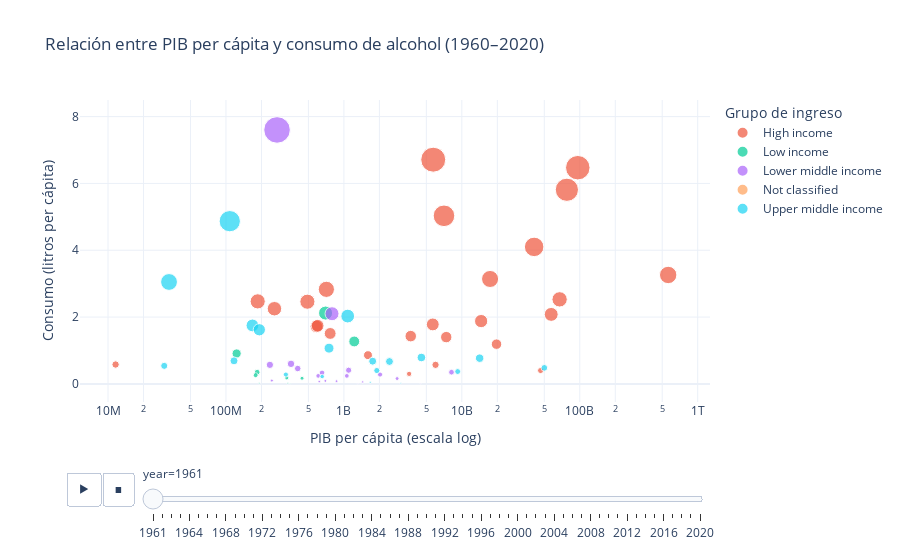

Source (notebook cell):
### Markdown cell above
## ⚖️ Relación entre PIB per cápita y consumo de alcohol

Visualizamos cómo evoluciona la relación entre riqueza y consumo de alcohol 
a lo largo de los años (animación estilo Hans Rosling).

### Code cell
import polars as pl
import pandas as pd
import plotly.express as px

# Base limpia para el scatter
base = (
    df.filter(
        pl.col("gdp_per_capita_usd").is_not_null() &
        pl.col("litres_per_capita").is_not_null()
    )
    .with_columns(
        pl.when(pl.col("litres_per_capita") < 0).then(0).otherwise(pl.col("litres_per_capita")).alias("litres_per_capita"),
        pl.col("year").cast(pl.Int32)
    )
)

# 1) Encontrar un año que tenga TODAS las categorías de income_group
grp_per_year = (
    base.group_by("year")
        .agg(pl.col("income_group").n_unique().alias("cats"))
        .sort("year")
)

full_years = grp_per_year.filter(pl.col("cats") >= 5)["year"].to_list()
# fallback: si por alguna razón no hay 5, usa el primero con el máximo disponible
if not full_years:
    max_cats = grp_per_year["cats"].max()
    full_years = grp_per_year.filter(pl.col("cats") == max_cats)["year"].to_list()

first_year = int(full_years[0])

# 2) Orden de frames: arrancamos por el año "completo"
years_sorted = sorted(base["year"].unique().to_list())
years_sorted = [first_year] + [y for y in years_sorted if y != first_year]

# 3) Pasar a pandas y castear year a CATEGORÍA ORDENADA
df_scatter = (
    base.sort(["income_group", "year"])
        .to_pandas()
)
df_scatter["year"] = pd.Categorical(df_scatter["year"].astype(str),
                                    categories=[str(y) for y in years_sorted],
                                    ordered=True)

# 4) (Opcional) rangos fijos para más estabilidad de la animación
rx = [df_scatter["gdp_per_capita_usd"].min()*0.9, df_scatter["gdp_per_capita_usd"].max()*1.1]
ry = [0, df_scatter["litres_per_capita"].max()*1.1]

fig = px.scatter(
    df_scatter,
    x="gdp_per_capita_usd",
    y="litres_per_capita",
    color="income_group",
    size="litres_per_capita",
    animation_frame="year",
    animation_group="country",              # 💡 clave para animaciones consistentes
    hover_name="country",
    title="Relación entre PIB per cápita y consumo de alcohol (1960–2020)",
    labels={"gdp_per_capita_usd": "PIB per cápita (USD)",
            "litres_per_capita": "Consumo (litros per cápita)"},
    log_x=True,
    size_max=30,
    category_orders={"year": [str(y) for y in years_sorted]}
    # , range_x=rx, range_y=ry             # ← descomenta si quieres fijar rangos
)

fig.update_layout(template="plotly_white", legend_title_text="Grupo de ingreso",
                  xaxis_title="PIB per cápita (escala log)",
                  yaxis_title="Consumo (litros per cápita)")
fig.show()

### Figure 1 — Plotly figure (JSON) as saved in the notebook; plotly's stock layout.template omitted (floating-point values rounded to 4 significant figures)
{"data": [{"hovertemplate": "<b>%{hovertext}</b><br><br>income_group=High income<br>year=1961<br>PIB per cápita (USD)=%{x}<br>Consumo (litros per cápita)=%{marker.size}<extra></extra>", "hovertext": ["Luxembourg", "Israel", "Canada", "Uruguay", "Sweden", "Canada", "New Zealand", "Norway", "Germany", "Denmark", "Australia", "Trinidad and Tobago", "Iceland", "Italy", "Sweden", "United States", "Portugal", "France", "Germany", "France", "Japan", "United States", "Seychelles", "Singapore", "Netherlands", "Trinidad and Tobago", "Saudi Arabia", "Costa Rica", "Norway", "Singapore", "Guyana", "Denmark", "United Kingdom", "Italy", "New Zealand", "Saudi Arabia", "Luxembourg", "Finland", "Panama", "Australia", "Israel", "Panama", "Uruguay", "Iceland", "United Kingdom", "Austria", "Guyana", "Japan", "Costa Rica", "Seychelles", "Finland", "Netherlands", "Austria", "Portugal"], "ids": ["Luxembourg", "Israel", "Canada", "Uruguay", "Sweden", "Canada", "New Zealand", "Norway", "Germany", "Denmark", "Australia", "Trinidad and Tobago", "Iceland", "Italy", "Sweden", "United States", "Portugal", "France", "Germany", "France", "Japan", "United States", "Seychelles", "Singapore", "Netherlands", "Trinidad and Tobago", "Saudi Arabia", "Costa Rica", "Norway", "Singapore", "Guyana", "Denmark", "United Kingdom", "Italy", "New Zealand", "Saudi Arabia", "Luxembourg", "Finland", "Panama", "Australia", "Israel", "Panama", "Uruguay", "Iceland", "United Kingdom", "Austria", "Guyana", "Japan", "Costa Rica", "Seychelles", "Finland", "Netherlands", "Austria", "Portugal"], "legendgroup": "High income", "marker": {"color": "#EF553B", "size": [2.83, 1.43, 4.1, 0.86, 3.14, 2.31, 6.71, 1.78, 6.47, 5.03, 1.19, 1.72, 2.25, 0.4, 2.35, 3.26, 0.3, 2.53, 2.7, 2.95, 2.08, 3.67, 0.58, 1.51, 1.88, 0.96, 0.0, 2.46, 1.75, 0.46, 2.47, 0.99, 5.81, 1.59, 1.58, 0.0, 4.5, 0.57, 1.74, 6.36, 1.01, 1.59, 2.53, 0.62, 1.04, 1.4, 0.72, 0.99, 0.64, 0.4, 0.94, 1.69, 4.9, 0.6], "sizemode": "area", "sizeref": 0.02156, "symbol": "circle"}, "mode": "markers", "name": "High income", "orientation": "v", "showlegend": true, "type": "scatter", "x": [710200000.0, 3687000000.0, 41040000000.0, 1600000000.0, 17350000000.0, 41040000000.0, 5722000000.0, 5670000000.0, 96210000000.0, 7058000000.0, 19680000000.0, 585000000.0, 257700000.0, 46540000000.0, 17350000000.0, 561900000000.0, 3574000000.0, 67460000000.0, 96210000000.0, 67460000000.0, 57270000000.0, 561900000000.0, 11590000.0, 764600000.0, 14580000000.0, 585000000.0, 1921000000.0, 490300000.0, 5670000000.0, 764600000.0, 185800000.0, 7058000000.0, 77740000000.0, 46540000000.0, 5722000000.0, 1921000000.0, 710200000.0, 5984000000.0, 599000000.0, 19680000000.0, 3687000000.0, 599000000.0, 1600000000.0, 257700000.0, 77740000000.0, 7375000000.0, 185800000.0, 57270000000.0, 490300000.0, 11590000.0, 5984000000.0, 14580000000.0, 7375000000.0, 3574000000.0], "xaxis": "x", "y": [2.83, 1.43, 4.1, 0.86, 3.14, 2.31, 6.71, 1.78, 6.47, 5.03, 1.19, 1.72, 2.25, 0.4, 2.35, 3.26, 0.3, 2.53, 2.7, 2.95, 2.08, 3.67, 0.58, 1.51, 1.88, 0.96, 0.0, 2.46, 1.75, 0.46, 2.47, 0.99, 5.81, 1.59, 1.58, 0.0, 4.5, 0.57, 1.74, 6.36, 1.01, 1.59, 2.53, 0.62, 1.04, 1.4, 0.72, 0.99, 0.64, 0.4, 0.94, 1.69, 4.9, 0.6], "yaxis": "y"}, {"hovertemplate": "<b>%{hovertext}</b><br><br>income_group=Low income<br>year=1961<br>PIB per cápita (USD)=%{x}<br>Consumo (litros per cápita)=%{marker.size}<extra></extra>", "hovertext": ["Somalia", "Burundi", "Burundi", "Central African Republic", "Liberia", "Rwanda", "Uganda", "Somalia", "Rwanda", "Liberia", "Burkina Faso", "Togo", "Madagascar", "Sudan", "Sierra Leone", "Central African Republic", "Togo", "Niger", "Chad", "Chad", "Sudan", "Sierra Leone", "Uganda", "Niger", "Madagascar", "Burkina Faso"], "ids": ["Somalia", "Burundi", "Burundi", "Central African Republic", "Liberia", "Rwanda", "Uganda", "Somalia", "Rwanda", "Liberia", "Burkina Faso", "Togo", "Madagascar", "Sudan", "Sierra Leone", "Central African Republic", "Togo", "Niger", "Chad", "Chad", "Sudan", "Sierra Leone", "Uganda", "Niger", "Madagascar", "Burkina Faso"], "legendgroup": "Low income", "marker": {"color": "#00cc96", "size": [0.02, 0.0, 1.4, 0.91, 0.35, 0.0, 0.17, 0.01, 0.0, 1.25, 0.01, 0.26, 2.12, 1.27, 0.18, 0.07, 2.15, 0.0, 0.02, 0.18, 0.02, 0.05, 0.24, 0.05, 0.08, 0.28], "sizemode": "area", "sizeref": 0.02156, "symbol": "circle"}, "mode": "markers", "name": "Low income", "orientation": "v", "showlegend": true, "type": "scatter", "x": [191700000.0, 203000000.0, 203000000.0, 123100000.0, 183900000.0, 122000000.0, 441500000.0, 191700000.0, 122000000.0, 183900000.0, 350200000.0, 178500000.0, 699200000.0, 1224000000.0, 328000000.0, 123100000.0, 178500000.0, 485800000.0, 334000000.0, 334000000.0, 1224000000.0, 328000000.0, 441500000.0, 485800000.0, 699200000.0, 350200000.0], "xaxis": "x", "y": [0.02, 0.0, 1.4, 0.91, 0.35, 0.0, 0.17, 0.01, 0.0, 1.25, 0.01, 0.26, 2.12, 1.27, 0.18, 0.07, 2.15, 0.0, 0.02, 0.18, 0.02, 0.05, 0.24, 0.05, 0.08, 0.28], "yaxis": "y"}, {"hovertemplate": "<b>%{hovertext}</b><br><br>income_group=Lower middle income<br>year=1961<br>PIB per cápita (USD)=%{x}<br>Consumo (litros per cápita)=%{marker.size}<extra></extra>", "hovertext": ["Morocco", "Cameroon", "Eswatini", "Zimbabwe", "Eswatini", "Honduras", "Myanmar", "Papua New Guinea", "Cameroon", "Benin", "Honduras", "Morocco", "Haiti", "Ghana", "Nigeria", "Benin", "Pakistan", "Haiti", "Kenya", "Bolivia", "Sri Lanka", "Lesotho", "Nepal", "Bangladesh", "Mauritania", "India", "Mauritania", "Senegal", "Pakistan", "Tunisia", "Philippines", "Tunisia", "Cote d'Ivoire", "Ghana", "Sri Lanka", "Lesotho", "Tanzania", "India", "Nigeria", "Senegal", "Kenya", "Bolivia", "Cote d'Ivoire", "Nepal", "Zambia", "Papua New Guinea", "Tanzania", "Philippines", "Zambia", "Myanmar", "Bangladesh", "Zimbabwe"], "ids": ["Morocco", "Cameroon", "Eswatini", "Zimbabwe", "Eswatini", "Honduras", "Myanmar", "Papua New Guinea", "Cameroon", "Benin", "Honduras", "Morocco", "Haiti", "Ghana", "Nigeria", "Benin", "Pakistan", "Haiti", "Kenya", "Bolivia", "Sri Lanka", "Lesotho", "Nepal", "Bangladesh", "Mauritania", "India", "Mauritania", "Senegal", "Pakistan", "Tunisia", "Philippines", "Tunisia", "Cote d'Ivoire", "Ghana", "Sri Lanka", "Lesotho", "Tanzania", "India", "Nigeria", "Senegal", "Kenya", "Bolivia", "Cote d'Ivoire", "Nepal", "Zambia", "Papua New Guinea", "Tanzania", "Philippines", "Zambia", "Myanmar", "Bangladesh", "Zimbabwe"], "legendgroup": "Lower middle income", "marker": {"color": "#ab63fa", "size": [0.28, 0.33, 0.0, 0.41, 7.03, 0.6, 0.24, 0.1, 0.09, 0.57, 0.68, 0.33, 7.6, 0.01, 0.01, 0.13, 0.0, 0.01, 2.1, 0.46, 0.06, 0.0, 0.0, 0.0, 0.0, 0.0, 0.04, 0.24, 0.01, 0.08, 0.35, 0.43, 0.07, 0.3, 0.29, 0.97, 0.16, 0.71, 0.07, 0.06, 0.38, 0.87, 0.93, 0.0, 0.09, 0.18, 0.13, 0.35, 0.38, 0.01, 0.0, 0.25], "sizemode": "area", "sizeref": 0.02156, "symbol": "circle"}, "mode": "markers", "name": "Lower middle income", "orientation": "v", "showlegend": true, "type": "scatter", "x": [2026000000.0, 652800000.0, 43030000.0, 1097000000.0, 43030000.0, 356200000.0, 605600000.0, 244800000.0, 652800000.0, 235700000.0, 356200000.0, 2026000000.0, 271100000.0, 1310000000.0, 4467000000.0, 235700000.0, 4119000000.0, 271100000.0, 793000000.0, 406000000.0, 1444000000.0, 35700000.0, 532000000.0, 4818000000.0, 159200000.0, 39230000000.0, 159200000.0, 1059000000.0, 4119000000.0, 866200000.0, 8171000000.0, 866200000.0, 618200000.0, 1310000000.0, 1444000000.0, 35700000.0, 2826000000.0, 39230000000.0, 4467000000.0, 1059000000.0, 793000000.0, 406000000.0, 618200000.0, 532000000.0, 696300000.0, 244800000.0, 2826000000.0, 8171000000.0, 696300000.0, 605600000.0, 4818000000.0, 1097000000.0], "xaxis": "x", "y": [0.28, 0.33, 0.0, 0.41, 7.03, 0.6, 0.24, 0.1, 0.09, 0.57, 0.68, 0.33, 7.6, 0.01, 0.01, 0.13, 0.0, 0.01, 2.1, 0.46, 0.06, 0.0, 0.0, 0.0, 0.0, 0.0, 0.04, 0.24, 0.01, 0.08, 0.35, 0.43, 0.07, 0.3, 0.29, 0.97, 0.16, 0.71, 0.07, 0.06, 0.38, 0.87, 0.93, 0.0, 0.09, 0.18, 0.13, 0.35, 0.38, 0.01, 0.0, 0.25], "yaxis": "y"}, {"hovertemplate": "<b>%{hovertext}</b><br><br>income_group=Not classified<br>year=1961<br>PIB per cápita (USD)=%{x}<br>Consumo (litros per cápita)=%{marker.size}<extra></extra>", "hovertext": ["Ethiopia", "Ethiopia"], "ids": ["Ethiopia", "Ethiopia"], "legendgroup": "Not classified", "marker": {"color": "#FFA15A", "size": [0.0, 0.86], "sizemode": "area", "sizeref": 0.02156, "symbol": "circle"}, "mode": "markers", "name": "Not classified", "orientation": "v", "showlegend": true, "type": "scatter", "x": [1681000000.0, 1681000000.0], "xaxis": "x", "y": [0.0, 0.86], "yaxis": "y"}, {"hovertemplate": "<b>%{hovertext}</b><br><br>income_group=Upper middle income<br>year=1961<br>PIB per cápita (USD)=%{x}<br>Consumo (litros per cápita)=%{marker.size}<extra></extra>", "hovertext": ["Libya", "Libya", "Colombia", "Malaysia", "Thailand", "Jamaica", "Gabon", "Dominican Republic", "Ecuador", "Gabon", "Belize", "Suriname", "South Africa", "Thailand", "Suriname", "Mexico", "Paraguay", "Fiji", "Ecuador", "Paraguay", "South Africa", "Fiji", "Mexico", "Dominican Republic", "Guatemala", "Botswana", "Guatemala", "Malaysia", "Iraq", "Colombia", "Jamaica", "China", "Mauritius", "Botswana", "Belize", "Algeria", "Algeria", "Mauritius", "Iraq", "China"], "ids": ["Libya", "Libya", "Colombia", "Malaysia", "Thailand", "Jamaica", "Gabon", "Dominican Republic", "Ecuador", "Gabon", "Belize", "Suriname", "South Africa", "Thailand", "Suriname", "Mexico", "Paraguay", "Fiji", "Ecuador", "Paraguay", "South Africa", "Fiji", "Mexico", "Dominican Republic", "Guatemala", "Botswana", "Guatemala", "Malaysia", "Iraq", "Colombia", "Jamaica", "China", "Mauritius", "Botswana", "Belize", "Algeria", "Algeria", "Mauritius", "Iraq", "China"], "legendgroup": "Upper middle income", "marker": {"color": "#19d3f3", "size": [0.0, 0.22, 0.79, 0.4, 0.02, 1.07, 1.75, 0.22, 0.68, 0.26, 0.54, 4.87, 0.37, 0.24, 1.22, 0.77, 0.28, 0.69, 0.55, 2.83, 2.23, 0.53, 1.84, 0.95, 2.03, 3.05, 0.33, 0.17, 0.05, 3.65, 0.9, 0.48, 1.62, 0.41, 4.44, 0.67, 0.29, 0.76, 0.46, 0.01], "sizemode": "area", "sizeref": 0.02156, "symbol": "circle"}, "mode": "markers", "name": "Upper middle income", "orientation": "v", "showlegend": true, "type": "scatter", "x": [443900000.0, 443900000.0, 4540000000.0, 1902000000.0, 3034000000.0, 748000000.0, 167600000.0, 654100000.0, 1754000000.0, 167600000.0, 29960000.0, 107700000.0, 9226000000.0, 3034000000.0, 107700000.0, 14160000000.0, 322100000.0, 117000000.0, 1754000000.0, 322100000.0, 9226000000.0, 117000000.0, 14160000000.0, 654100000.0, 1077000000.0, 32900000.0, 1077000000.0, 1902000000.0, 1672000000.0, 4540000000.0, 748000000.0, 50060000000.0, 191800000.0, 32900000.0, 29960000.0, 2435000000.0, 2435000000.0, 191800000.0, 1672000000.0, 50060000000.0], "xaxis": "x", "y": [0.0, 0.22, 0.79, 0.4, 0.02, 1.07, 1.75, 0.22, 0.68, 0.26, 0.54, 4.87, 0.37, 0.24, 1.22, 0.77, 0.28, 0.69, 0.55, 2.83, 2.23, 0.53, 1.84, 0.95, 2.03, 3.05, 0.33, 0.17, 0.05, 3.65, 0.9, 0.48, 1.62, 0.41, 4.44, 0.67, 0.29, 0.76, 0.46, 0.01], "yaxis": "y"}], "layout": {"legend": {"itemsizing": "constant", "title": {"text": "Grupo de ingreso"}, "tracegroupgap": 0}, "sliders": [{"active": 0, "currentvalue": {"prefix": "year="}, "len": 0.9, "pad": {"b": 10, "t": 60}, "steps": [{"args": [["1961"], {"frame": {"duration": 0, "redraw": false}, "fromcurrent": true, "mode": "immediate", "transition": {"duration": 0, "easing": "linear"}}], "label": "1961", "method": "animate"}, {"args": [["1960"], {"frame": {"duration": 0, "redraw": false}, "fromcurrent": true, "mode": "immediate", "transition": {"duration": 0, "easing": "linear"}}], "label": "1960", "method": "animate"}, {"args": [["1962"], {"frame": {"duration": 0, "redraw": false}, "fromcurrent": true, "mode": "immediate", "transition": {"duration": 0, "easing": "linear"}}], "label": "1962", "method": "animate"}, {"args": [["1963"], {"frame": {"duration": 0, "redraw": false}, "fromcurrent": true, "mode": "immediate", "transition": {"duration": 0, "easing": "linear"}}], "label": "1963", "method": "animate"}, {"args": [["1964"], {"frame": {"duration": 0, "redraw": false}, "fromcurrent": true, "mode": "immediate", "transition": {"duration": 0, "easing": "linear"}}], "label": "1964", "method": "animate"}, {"args": [["1965"], {"frame": {"duration": 0, "redraw": false}, "fromcurrent": true, "mode": "immediate", "transition": {"duration": 0, "easing": "linear"}}], "label": "1965", "method": "animate"}, {"args": [["1966"], {"frame": {"duration": 0, "redraw": false}, "fromcurrent": true, "mode": "immediate", "transition": {"duration": 0, "easing": "linear"}}], "label": "1966", "method": "animate"}, {"args": [["1967"], {"frame": {"duration": 0, "redraw": false}, "fromcurrent": true, "mode": "immediate", "transition": {"duration": 0, "easing": "linear"}}], "label": "1967", "method": "animate"}, {"args": [["1968"], {"frame": {"duration": 0, "redraw": false}, "fromcurrent": true, "mode": "immediate", "transition": {"duration": 0, "easing": "linear"}}], "label": "1968", "method": "animate"}, {"args": [["1969"], {"frame": {"duration": 0, "redraw": false}, "fromcurrent": true, "mode": "immediate", "transition": {"duration": 0, "easing": "linear"}}], "label": "1969", "method": "animate"}, {"args": [["1970"], {"frame": {"duration": 0, "redraw": false}, "fromcurrent": true, "mode": "immediate", "transition": {"duration": 0, "easing": "linear"}}], "label": "1970", "method": "animate"}, {"args": [["1971"], {"frame": {"duration": 0, "redraw": false}, "fromcurrent": true, "mode": "immediate", "transition": {"duration": 0, "easing": "linear"}}], "label": "1971", "method": "animate"}, {"args": [["1972"], {"frame": {"duration": 0, "redraw": false}, "fromcurrent": true, "mode": "immediate", "transition": {"duration": 0, "easing": "linear"}}], "label": "1972", "method": "animate"}, {"args": [["1973"], {"frame": {"duration": 0, "redraw": false}, "fromcurrent": true, "mode": "immediate", "transition": {"duration": 0, "easing": "linear"}}], "label": "1973", "method": "animate"}, {"args": [["1974"], {"frame": {"duration": 0, "redraw": false}, "fromcurrent": true, "mode": "immediate", "transition": {"duration": 0, "easing": "linear"}}], "label": "1974", "method": "animate"}, {"args": [["1975"], {"frame": {"duration": 0, "redraw": false}, "fromcurrent": true, "mode": "immediate", "transition": {"duration": 0, "easing": "linear"}}], "label": "1975", "method": "animate"}, {"args": [["1976"], {"frame": {"duration": 0, "redraw": false}, "fromcurrent": true, "mode": "immediate", "transition": {"duration": 0, "easing": "linear"}}], "label": "1976", "method": "animate"}, {"args": [["1977"], {"frame": {"duration": 0, "redraw": false}, "fromcurrent": true, "mode": "immediate", "transition": {"duration": 0, "easing": "linear"}}], "label": "1977", "method": "animate"}, {"args": [["1978"], {"frame": {"duration": 0, "redraw": false}, "fromcurrent": true, "mode": "immediate", "transition": {"duration": 0, "easing": "linear"}}], "label": "1978", "method": "animate"}, {"args": [["1979"], {"frame": {"duration": 0, "redraw": false}, "fromcurrent": true, "mode": "immediate", "transition": {"duration": 0, "easing": "linear"}}], "label": "1979", "method": "animate"}, {"args": [["1980"], {"frame": {"duration": 0, "redraw": false}, "fromcurrent": true, "mode": "immediate", "transition": {"duration": 0, "easing": "linear"}}], "label": "1980", "method": "animate"}, {"args": [["1981"], {"frame": {"duration": 0, "redraw": false}, "fromcurrent": true, "mode": "immediate", "transition": {"duration": 0, "easing": "linear"}}], "label": "1981", "method": "animate"}, {"args": [["1982"], {"frame": {"duration": 0, "redraw": false}, "fromcurrent": true, "mode": "immediate", "transition": {"duration": 0, "easing": "linear"}}], "label": "1982", "method": "animate"}, {"args": [["1983"], {"frame": {"duration": 0, "redraw": false}, "fromcurrent": true, "mode": "immediate", "transition": {"duration": 0, "easing": "linear"}}], "label": "1983", "method": "animate"}, {"args": [["1984"], {"frame": {"duration": 0, "redraw": false}, "fromcurrent": true, "mode": "immediate", "transition": {"duration": 0, "easing": "linear"}}], "label": "1984", "method": "animate"}, {"args": [["1985"], {"frame": {"duration": 0, "redraw": false}, "fromcurrent": true, "mode": "immediate", "transition": {"duration": 0, "easing": "linear"}}], "label": "1985", "method": "animate"}, {"args": [["1986"], {"frame": {"duration": 0, "redraw": false}, "fromcurrent": true, "mode": "immediate", "transition": {"duration": 0, "easing": "linear"}}], "label": "1986", "method": "animate"}, {"args": [["1987"], {"frame": {"duration": 0, "redraw": false}, "fromcurrent": true, "mode": "immediate", "transition": {"duration": 0, "easing": "linear"}}], "label": "1987", "method": "animate"}, {"args": [["1988"], {"frame": {"duration": 0, "redraw": false}, "fromcurrent": true, "mode": "immediate", "transition": {"duration": 0, "easing": "linear"}}], "label": "1988", "method": "animate"}, {"args": [["1989"], {"frame": {"duration": 0, "redraw": false}, "fromcurrent": true, "mode": "immediate", "transition": {"duration": 0, "easing": "linear"}}], "label": "1989", "method": "animate"}, {"args": [["1990"], {"frame": {"duration": 0, "redraw": false}, "fromcurrent": true, "mode": "immediate", "transition": {"duration": 0, "easing": "linear"}}], "label": "1990", "method": "animate"}, {"args": [["1991"], {"frame": {"duration": 0, "redraw": false}, "fromcurrent": true, "mode": "immediate", "transition": {"duration": 0, "easing": "linear"}}], "label": "1991", "method": "animate"}, {"args": [["1992"], {"frame": {"duration": 0, "redraw": false}, "fromcurrent": true, "mode": "immediate", "transition": {"duration": 0, "easing": "linear"}}], "label": "1992", "method": "animate"}, {"args": [["1993"], {"frame": {"duration": 0, "redraw": false}, "fromcurrent": true, "mode": "immediate", "transition": {"duration": 0, "easing": "linear"}}], "label": "1993", "method": "animate"}, {"args": [["1994"], {"frame": {"duration": 0, "redraw": false}, "fromcurrent": true, "mode": "immediate", "transition": {"duration": 0, "easing": "linear"}}], "label": "1994", "method": "animate"}, {"args": [["1995"], {"frame": {"duration": 0, "redraw": false}, "fromcurrent": true, "mode": "immediate", "transition": {"duration": 0, "easing": "linear"}}], "label": "1995", "method": "animate"}, {"args": [["1996"], {"frame": {"duration": 0, "redraw": false}, "fromcurrent": true, "mode": "immediate", "transition": {"duration": 0, "easing": "linear"}}], "label": "1996", "method": "animate"}, {"args": [["1997"], {"frame": {"duration": 0, "redraw": false}, "fromcurrent": true, "mode": "immediate", "transition": {"duration": 0, "easing": "linear"}}], "label": "1997", "method": "animate"}, {"args": [["1998"], {"frame": {"duration": 0, "redraw": false}, "fromcurrent": true, "mode": "immediate", "transition": {"duration": 0, "easing": "linear"}}], "label": "1998", "method": "animate"}, {"args": [["1999"], {"frame": {"duration": 0, "redraw": false}, "fromcurrent": true, "mode": "immediate", "transition": {"duration": 0, "easing": "linear"}}], "label": "1999", "method": "animate"}, {"args": [["2000"], {"frame": {"duration": 0, "redraw": false}, "fromcurrent": true, "mode": "immediate", "transition": {"duration": 0, "easing": "linear"}}], "label": "2000", "method": "animate"}, {"args": [["2001"], {"frame": {"duration": 0, "redraw": false}, "fromcurrent": true, "mode": "immediate", "transition": {"duration": 0, "easing": "linear"}}], "label": "2001", "method": "animate"}, {"args": [["2002"], {"frame": {"duration": 0, "redraw": false}, "fromcurrent": true, "mode": "immediate", "transition": {"duration": 0, "easing": "linear"}}], "label": "2002", "method": "animate"}, {"args": [["2003"], {"frame": {"duration": 0, "redraw": false}, "fromcurrent": true, "mode": "immediate", "transition": {"duration": 0, "easing": "linear"}}], "label": "2003", "method": "animate"}, {"args": [["2004"], {"frame": {"duration": 0, "redraw": false}, "fromcurrent": true, "mode": "immediate", "transition": {"duration": 0, "easing": "linear"}}], "label": "2004", "method": "animate"}, {"args": [["2005"], {"frame": {"duration": 0, "redraw": false}, "fromcurrent": true, "mode": "immediate", "transition": {"duration": 0, "easing": "linear"}}], "label": "2005", "method": "animate"}, {"args": [["2006"], {"frame": {"duration": 0, "redraw": false}, "fromcurrent": true, "mode": "immediate", "transition": {"duration": 0, "easing": "linear"}}], "label": "2006", "method": "animate"}, {"args": [["2007"], {"frame": {"duration": 0, "redraw": false}, "fromcurrent": true, "mode": "immediate", "transition": {"duration": 0, "easing": "linear"}}], "label": "2007", "method": "animate"}, {"args": [["2008"], {"frame": {"duration": 0, "redraw": false}, "fromcurrent": true, "mode": "immediate", "transition": {"duration": 0, "easing": "linear"}}], "label": "2008", "method": "animate"}, {"args": [["2009"], {"frame": {"duration": 0, "redraw": false}, "fromcurrent": true, "mode": "immediate", "transition": {"duration": 0, "easing": "linear"}}], "label": "2009", "method": "animate"}, {"args": [["2010"], {"frame": {"duration": 0, "redraw": false}, "fromcurrent": true, "mode": "immediate", "transition": {"duration": 0, "easing": "linear"}}], "label": "2010", "method": "animate"}, {"args": [["2011"], {"frame": {"duration": 0, "redraw": false}, "fromcurrent": true, "mode": "immediate", "transition": {"duration": 0, "easing": "linear"}}], "label": "2011", "method": "animate"}, {"args": [["2012"], {"frame": {"duration": 0, "redraw": false}, "fromcurrent": true, "mode": "immediate", "transition": {"duration": 0, "easing": "linear"}}], "label": "2012", "method": "animate"}, {"args": [["2013"], {"frame": {"duration": 0, "redraw": false}, "fromcurrent": true, "mode": "immediate", "transition": {"duration": 0, "easing": "linear"}}], "label": "2013", "method": "animate"}, {"args": [["2014"], {"frame": {"duration": 0, "redraw": false}, "fromcurrent": true, "mode": "immediate", "transition": {"duration": 0, "easing": "linear"}}], "label": "2014", "method": "animate"}, {"args": [["2015"], {"frame": {"duration": 0, "redraw": false}, "fromcurrent": true, "mode": "immediate", "transition": {"duration": 0, "easing": "linear"}}], "label": "2015", "method": "animate"}, {"args": [["2016"], {"frame": {"duration": 0, "redraw": false}, "fromcurrent": true, "mode": "immediate", "transition": {"duration": 0, "easing": "linear"}}], "label": "2016", "method": "animate"}, {"args": [["2017"], {"frame": {"duration": 0, "redraw": false}, "fromcurrent": true, "mode": "immediate", "transition": {"duration": 0, "easing": "linear"}}], "label": "2017", "method": "animate"}, {"args": [["2018"], {"frame": {"duration": 0, "redraw": false}, "fromcurrent": true, "mode": "immediate", "transition": {"duration": 0, "easing": "linear"}}], "label": "2018", "method": "animate"}, {"args": [["2019"], {"frame": {"duration": 0, "redraw": false}, "fromcurrent": true, "mode": "immediate", "transition": {"duration": 0, "easing": "linear"}}], "label": "2019", "method": "animate"}, {"args": [["2020"], {"frame": {"duration": 0, "redraw": false}, "fromcurrent": true, "mode": "immediate", "transition": {"duration": 0, "easing": "linear"}}], "label": "2020", "method": "animate"}], "x": 0.1, "xanchor": "left", "y": 0, "yanchor": "top"}], "title": {"text": "Relación entre PIB per cápita y consumo de alcohol (1960–2020)"}, "updatemenus": [{"buttons": [{"args": [null, {"frame": {"duration": 500, "redraw": false}, "fromcurrent": true, "mode": "immediate", "transition": {"duration": 500, "easing": "linear"}}], "label": "&#9654;", "method": "animate"}, {"args": [[null], {"frame": {"duration": 0, "redraw": false}, "fromcurrent": true, "mode": "immediate", "transition": {"duration": 0, "easing": "linear"}}], "label": "&#9724;", "method": "animate"}], "direction": "left", "pad": {"r": 10, "t": 70}, "showactive": false, "type": "buttons", "x": 0.1, "xanchor": "right", "y": 0, "yanchor": "top"}], "xaxis": {"anchor": "y", "domain": [0, 1], "title": {"text": "PIB per cápita (escala log)"}, "type": "log"}, "yaxis": {"anchor": "x", "domain": [0, 1], "title": {"text": "Consumo (litros per cápita)"}}}}
